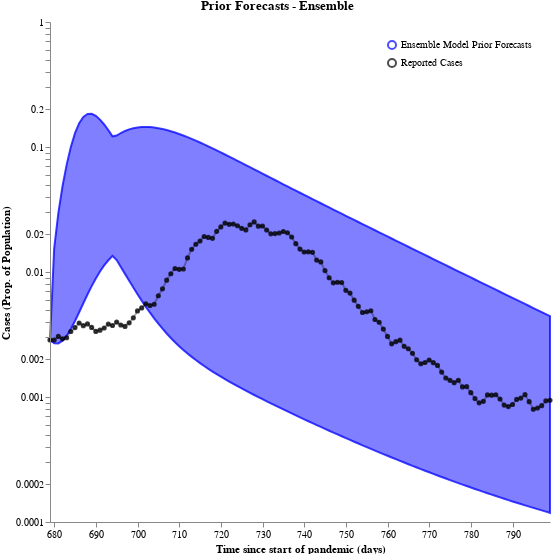

Notebook code for this chart:
### Code cell
# ensemble_prior_forecasts = sample(ensemble, all_timepoints, num_samples)

ensemble_prior_forecasts_df = convert_to_output_format(ensemble_prior_forecasts, all_timepoints, time_unit="days")
case_df = pd.DataFrame({"Reported Cases": plotting_cases, 
                        "timepoint_days": all_timepoints})

schema = plot_trajectories("Prior Forecasts - Ensemble", 
                           ensemble_prior_forecasts_df,
                            points=case_df,
                            keep=["Cases_sol"],
                            relabel={"Cases_sol": "Ensemble Model Prior Forecasts"},
                            colors={
                                "Ensemble Model Prior Forecasts": "blue",
                                "Reported Cases": "black",
                            })
plots.save_schema(schema, "_schema.json")
plots.ipy_display(schema)

### Figure 1 — Vega specification as saved in the notebook (floating-point values rounded to 4 significant figures)
{"$schema": "https://vega.github.io/schema/vega/v5.json", "axes": [{"name": "x_axis", "orient": "bottom", "scale": "xscale", "title": "Time since start of pandemic (days)", "zindex": 100}, {"name": "y_axis", "orient": "left", "scale": "yscale", "title": "Cases (Prop. of Population)", "zindex": 100}], "data": [{"name": "distributions", "values": [{"lower": 0.00286, "timepoint": 679, "trajectory": "Ensemble Model Prior Forecasts", "upper": 0.00286}, {"lower": 0.00269, "timepoint": 680, "trajectory": "Ensemble Model Prior Forecasts", "upper": 0.01547}, {"lower": 0.002684, "timepoint": 681, "trajectory": "Ensemble Model Prior Forecasts", "upper": 0.02964}, {"lower": 0.00282, "timepoint": 682, "trajectory": "Ensemble Model Prior Forecasts", "upper": 0.04849}, {"lower": 0.003092, "timepoint": 683, "trajectory": "Ensemble Model Prior Forecasts", "upper": 0.07228}, {"lower": 0.003503, "timepoint": 684, "trajectory": "Ensemble Model Prior Forecasts", "upper": 0.1}, {"lower": 0.004059, "timepoint": 685, "trajectory": "Ensemble Model Prior Forecasts", "upper": 0.129}, {"lower": 0.004766, "timepoint": 686, "trajectory": "Ensemble Model Prior Forecasts", "upper": 0.155}, {"lower": 0.005621, "timepoint": 687, "trajectory": "Ensemble Model Prior Forecasts", "upper": 0.1741}, {"lower": 0.006611, "timepoint": 688, "trajectory": "Ensemble Model Prior Forecasts", "upper": 0.1838}, {"lower": 0.007712, "timepoint": 689, "trajectory": "Ensemble Model Prior Forecasts", "upper": 0.1843}, {"lower": 0.008886, "timepoint": 690, "trajectory": "Ensemble Model Prior Forecasts", "upper": 0.1774}, {"lower": 0.01009, "timepoint": 691, "trajectory": "Ensemble Model Prior Forecasts", "upper": 0.1657}, {"lower": 0.01128, "timepoint": 692, "trajectory": "Ensemble Model Prior Forecasts", "upper": 0.1514}, {"lower": 0.01241, "timepoint": 693, "trajectory": "Ensemble Model Prior Forecasts", "upper": 0.1363}, {"lower": 0.01345, "timepoint": 694, "trajectory": "Ensemble Model Prior Forecasts", "upper": 0.1217}, {"lower": 0.01246, "timepoint": 695, "trajectory": "Ensemble Model Prior Forecasts", "upper": 0.1235}, {"lower": 0.01098, "timepoint": 696, "trajectory": "Ensemble Model Prior Forecasts", "upper": 0.1294}, {"lower": 0.009663, "timepoint": 697, "trajectory": "Ensemble Model Prior Forecasts", "upper": 0.1344}, {"lower": 0.008509, "timepoint": 698, "trajectory": "Ensemble Model Prior Forecasts", "upper": 0.1384}, {"lower": 0.007507, "timepoint": 699, "trajectory": "Ensemble Model Prior Forecasts", "upper": 0.1413}, {"lower": 0.006644, "timepoint": 700, "trajectory": "Ensemble Model Prior Forecasts", "upper": 0.1434}, {"lower": 0.005902, "timepoint": 701, "trajectory": "Ensemble Model Prior Forecasts", "upper": 0.1445}, {"lower": 0.005268, "timepoint": 702, "trajectory": "Ensemble Model Prior Forecasts", "upper": 0.1447}, {"lower": 0.004724, "timepoint": 703, "trajectory": "Ensemble Model Prior Forecasts", "upper": 0.1443}, {"lower": 0.00426, "timepoint": 704, "trajectory": "Ensemble Model Prior Forecasts", "upper": 0.1431}, {"lower": 0.003861, "timepoint": 705, "trajectory": "Ensemble Model Prior Forecasts", "upper": 0.1414}, {"lower": 0.003519, "timepoint": 706, "trajectory": "Ensemble Model Prior Forecasts", "upper": 0.1392}, {"lower": 0.003223, "timepoint": 707, "trajectory": "Ensemble Model Prior Forecasts", "upper": 0.1367}, {"lower": 0.002968, "timepoint": 708, "trajectory": "Ensemble Model Prior Forecasts", "upper": 0.1337}, {"lower": 0.002746, "timepoint": 709, "trajectory": "Ensemble Model Prior Forecasts", "upper": 0.1305}, {"lower": 0.002551, "timepoint": 710, "trajectory": "Ensemble Model Prior Forecasts", "upper": 0.1271}, {"lower": 0.00238, "timepoint": 711, "trajectory": "Ensemble Model Prior Forecasts", "upper": 0.1236}, {"lower": 0.00223, "timepoint": 712, "trajectory": "Ensemble Model Prior Forecasts", "upper": 0.1199}, {"lower": 0.002095, "timepoint": 713, "trajectory": "Ensemble Model Prior Forecasts", "upper": 0.1162}, {"lower": 0.001975, "timepoint": 714, "trajectory": "Ensemble Model Prior Forecasts", "upper": 0.1124}, {"lower": 0.001867, "timepoint": 715, "trajectory": "Ensemble Model Prior Forecasts", "upper": 0.1086}, {"lower": 0.001769, "timepoint": 716, "trajectory": "Ensemble Model Prior Forecasts", "upper": 0.1049}, {"lower": 0.00168, "timepoint": 717, "trajectory": "Ensemble Model Prior Forecasts", "upper": 0.1012}, {"lower": 0.001598, "timepoint": 718, "trajectory": "Ensemble Model Prior Forecasts", "upper": 0.09756}, {"lower": 0.001523, "timepoint": 719, "trajectory": "Ensemble Model Prior Forecasts", "upper": 0.09399}, {"lower": 0.001454, "timepoint": 720, "trajectory": "Ensemble Model Prior Forecasts", "upper": 0.09051}, {"lower": 0.001389, "timepoint": 721, "trajectory": "Ensemble Model Prior Forecasts", "upper": 0.08712}, {"lower": 0.001329, "timepoint": 722, "trajectory": "Ensemble Model Prior Forecasts", "upper": 0.08383}, {"lower": 0.001273, "timepoint": 723, "trajectory": "Ensemble Model Prior Forecasts", "upper": 0.08065}, {"lower": 0.00122, "timepoint": 724, "trajectory": "Ensemble Model Prior Forecasts", "upper": 0.07756}, {"lower": 0.001171, "timepoint": 725, "trajectory": "Ensemble Model Prior Forecasts", "upper": 0.07459}, {"lower": 0.001124, "timepoint": 726, "trajectory": "Ensemble Model Prior Forecasts", "upper": 0.07171}, {"lower": 0.00108, "timepoint": 727, "trajectory": "Ensemble Model Prior Forecasts", "upper": 0.06895}, {"lower": 0.001038, "timepoint": 728, "trajectory": "Ensemble Model Prior Forecasts", "upper": 0.06629}, {"lower": 0.0009977, "timepoint": 729, "trajectory": "Ensemble Model Prior Forecasts", "upper": 0.06372}, {"lower": 0.0009598, "timepoint": 730, "trajectory": "Ensemble Model Prior Forecasts", "upper": 0.06126}, {"lower": 0.0009237, "timepoint": 731, "trajectory": "Ensemble Model Prior Forecasts", "upper": 0.0589}, {"lower": 0.0008893, "timepoint": 732, "trajectory": "Ensemble Model Prior Forecasts", "upper": 0.05662}, {"lower": 0.0008564, "timepoint": 733, "trajectory": "Ensemble Model Prior Forecasts", "upper": 0.05444}, {"lower": 0.000825, "timepoint": 734, "trajectory": "Ensemble Model Prior Forecasts", "upper": 0.05234}, {"lower": 0.000795, "timepoint": 735, "trajectory": "Ensemble Model Prior Forecasts", "upper": 0.05033}, {"lower": 0.0007663, "timepoint": 736, "trajectory": "Ensemble Model Prior Forecasts", "upper": 0.0484}, {"lower": 0.0007388, "timepoint": 737, "trajectory": "Ensemble Model Prior Forecasts", "upper": 0.04654}, {"lower": 0.0007125, "timepoint": 738, "trajectory": "Ensemble Model Prior Forecasts", "upper": 0.04476}, {"lower": 0.0006873, "timepoint": 739, "trajectory": "Ensemble Model Prior Forecasts", "upper": 0.04305}, {"lower": 0.0006631, "timepoint": 740, "trajectory": "Ensemble Model Prior Forecasts", "upper": 0.04141}, {"lower": 0.00064, "timepoint": 741, "trajectory": "Ensemble Model Prior Forecasts", "upper": 0.03984}, {"lower": 0.0006177, "timepoint": 742, "trajectory": "Ensemble Model Prior Forecasts", "upper": 0.03832}, {"lower": 0.0005964, "timepoint": 743, "trajectory": "Ensemble Model Prior Forecasts", "upper": 0.03687}, {"lower": 0.0005759, "timepoint": 744, "trajectory": "Ensemble Model Prior Forecasts", "upper": 0.03547}, {"lower": 0.0005562, "timepoint": 745, "trajectory": "Ensemble Model Prior Forecasts", "upper": 0.03413}, {"lower": 0.0005373, "timepoint": 746, "trajectory": "Ensemble Model Prior Forecasts", "upper": 0.03284}, {"lower": 0.0005192, "timepoint": 747, "trajectory": "Ensemble Model Prior Forecasts", "upper": 0.03161}, {"lower": 0.0005018, "timepoint": 748, "trajectory": "Ensemble Model Prior Forecasts", "upper": 0.03042}, {"lower": 0.000485, "timepoint": 749, "trajectory": "Ensemble Model Prior Forecasts", "upper": 0.02927}, {"lower": 0.0004689, "timepoint": 750, "trajectory": "Ensemble Model Prior Forecasts", "upper": 0.02817}, {"lower": 0.0004535, "timepoint": 751, "trajectory": "Ensemble Model Prior Forecasts", "upper": 0.02711}, {"lower": 0.0004386, "timepoint": 752, "trajectory": "Ensemble Model Prior Forecasts", "upper": 0.0261}, {"lower": 0.0004243, "timepoint": 753, "trajectory": "Ensemble Model Prior Forecasts", "upper": 0.02512}, {"lower": 0.0004106, "timepoint": 754, "trajectory": "Ensemble Model Prior Forecasts", "upper": 0.02418}, {"lower": 0.0003974, "timepoint": 755, "trajectory": "Ensemble Model Prior Forecasts", "upper": 0.02328}, {"lower": 0.0003847, "timepoint": 756, "trajectory": "Ensemble Model Prior Forecasts", "upper": 0.02241}, {"lower": 0.0003725, "timepoint": 757, "trajectory": "Ensemble Model Prior Forecasts", "upper": 0.02157}, {"lower": 0.0003607, "timepoint": 758, "trajectory": "Ensemble Model Prior Forecasts", "upper": 0.02077}, {"lower": 0.0003494, "timepoint": 759, "trajectory": "Ensemble Model Prior Forecasts", "upper": 0.01999}, {"lower": 0.0003385, "timepoint": 760, "trajectory": "Ensemble Model Prior Forecasts", "upper": 0.01925}, {"lower": 0.0003281, "timepoint": 761, "trajectory": "Ensemble Model Prior Forecasts", "upper": 0.01853}, {"lower": 0.000318, "timepoint": 762, "trajectory": "Ensemble Model Prior Forecasts", "upper": 0.01784}, {"lower": 0.0003083, "timepoint": 763, "trajectory": "Ensemble Model Prior Forecasts", "upper": 0.01718}, {"lower": 0.000299, "timepoint": 764, "trajectory": "Ensemble Model Prior Forecasts", "upper": 0.01654}, {"lower": 0.00029, "timepoint": 765, "trajectory": "Ensemble Model Prior Forecasts", "upper": 0.01593}, {"lower": 0.0002813, "timepoint": 766, "trajectory": "Ensemble Model Prior Forecasts", "upper": 0.01534}, {"lower": 0.000273, "timepoint": 767, "trajectory": "Ensemble Model Prior Forecasts", "upper": 0.01477}, {"lower": 0.000265, "timepoint": 768, "trajectory": "Ensemble Model Prior Forecasts", "upper": 0.01422}, {"lower": 0.0002573, "timepoint": 769, "trajectory": "Ensemble Model Prior Forecasts", "upper": 0.01369}, {"lower": 0.0002498, "timepoint": 770, "trajectory": "Ensemble Model Prior Forecasts", "upper": 0.01319}, {"lower": 0.0002427, "timepoint": 771, "trajectory": "Ensemble Model Prior Forecasts", "upper": 0.0127}, {"lower": 0.0002357, "timepoint": 772, "trajectory": "Ensemble Model Prior Forecasts", "upper": 0.01223}, {"lower": 0.0002291, "timepoint": 773, "trajectory": "Ensemble Model Prior Forecasts", "upper": 0.01177}, {"lower": 0.0002227, "timepoint": 774, "trajectory": "Ensemble Model Prior Forecasts", "upper": 0.01134}, {"lower": 0.0002165, "timepoint": 775, "trajectory": "Ensemble Model Prior Forecasts", "upper": 0.01092}, {"lower": 0.0002105, "timepoint": 776, "trajectory": "Ensemble Model Prior Forecasts", "upper": 0.01052}, {"lower": 0.0002048, "timepoint": 777, "trajectory": "Ensemble Model Prior Forecasts", "upper": 0.01013}, {"lower": 0.0001992, "timepoint": 778, "trajectory": "Ensemble Model Prior Forecasts", "upper": 0.009752}, {"lower": 0.0001939, "timepoint": 779, "trajectory": "Ensemble Model Prior Forecasts", "upper": 0.009392}, {"lower": 0.0001887, "timepoint": 780, "trajectory": "Ensemble Model Prior Forecasts", "upper": 0.009045}, {"lower": 0.0001838, "timepoint": 781, "trajectory": "Ensemble Model Prior Forecasts", "upper": 0.008711}, {"lower": 0.000179, "timepoint": 782, "trajectory": "Ensemble Model Prior Forecasts", "upper": 0.008389}, {"lower": 0.0001743, "timepoint": 783, "trajectory": "Ensemble Model Prior Forecasts", "upper": 0.00808}, {"lower": 0.0001699, "timepoint": 784, "trajectory": "Ensemble Model Prior Forecasts", "upper": 0.007782}, {"lower": 0.0001655, "timepoint": 785, "trajectory": "Ensemble Model Prior Forecasts", "upper": 0.007495}, {"lower": 0.0001614, "timepoint": 786, "trajectory": "Ensemble Model Prior Forecasts", "upper": 0.007218}, {"lower": 0.0001573, "timepoint": 787, "trajectory": "Ensemble Model Prior Forecasts", "upper": 0.006952}, {"lower": 0.0001535, "timepoint": 788, "trajectory": "Ensemble Model Prior Forecasts", "upper": 0.006696}, {"lower": 0.0001497, "timepoint": 789, "trajectory": "Ensemble Model Prior Forecasts", "upper": 0.006449}, {"lower": 0.0001461, "timepoint": 790, "trajectory": "Ensemble Model Prior Forecasts", "upper": 0.006212}, {"lower": 0.0001426, "timepoint": 791, "trajectory": "Ensemble Model Prior Forecasts", "upper": 0.005983}, {"lower": 0.0001392, "timepoint": 792, "trajectory": "Ensemble Model Prior Forecasts", "upper": 0.005763}, {"lower": 0.0001359, "timepoint": 793, "trajectory": "Ensemble Model Prior Forecasts", "upper": 0.005551}, {"lower": 0.0001328, "timepoint": 794, "trajectory": "Ensemble Model Prior Forecasts", "upper": 0.005347}, {"lower": 0.0001297, "timepoint": 795, "trajectory": "Ensemble Model Prior Forecasts", "upper": 0.00515}, {"lower": 0.0001267, "timepoint": 796, "trajectory": "Ensemble Model Prior Forecasts", "upper": 0.004961}, {"lower": 0.0001239, "timepoint": 797, "trajectory": "Ensemble Model Prior Forecasts", "upper": 0.004778}, {"lower": 0.0001211, "timepoint": 798, "trajectory": "Ensemble Model Prior Forecasts", "upper": 0.004603}, {"lower": 0.0001184, "timepoint": 799, "trajectory": "Ensemble Model Prior Forecasts", "upper": 0.004434}]}, {"name": "traces", "transform": [{"expr": "isValid(datum.value)", "type": "filter"}], "values": []}, {"name": "points", "values": [{"sample_id": 0, "timepoint": 679, "trajectory": "Reported Cases", "value": 0.00286}, {"sample_id": 0, "timepoint": 680, "trajectory": "Reported Cases", "value": 0.002851}, {"sample_id": 0, "timepoint": 681, "trajectory": "Reported Cases", "value": 0.003051}, {"sample_id": 0, "timepoint": 682, "trajectory": "Reported Cases", "value": 0.002919}, {"sample_id": 0, "timepoint": 683, "trajectory": "Reported Cases", "value": 0.002978}, {"sample_id": 0, "timepoint": 684, "trajectory": "Reported Cases", "value": 0.00334}, {"sample_id": 0, "timepoint": 685, "trajectory": "Reported Cases", "value": 0.003593}, {"sample_id": 0, "timepoint": 686, "trajectory": "Reported Cases", "value": 0.003907}, {"sample_id": 0, "timepoint": 687, "trajectory": "Reported Cases", "value": 0.003723}, {"sample_id": 0, "timepoint": 688, "trajectory": "Reported Cases", "value": 0.003843}, {"sample_id": 0, "timepoint": 689, "trajectory": "Reported Cases", "value": 0.003604}, {"sample_id": 0, "timepoint": 690, "trajectory": "Reported Cases", "value": 0.003349}, {"sample_id": 0, "timepoint": 691, "trajectory": "Reported Cases", "value": 0.003425}, {"sample_id": 0, "timepoint": 692, "trajectory": "Reported Cases", "value": 0.003563}, {"sample_id": 0, "timepoint": 693, "trajectory": "Reported Cases", "value": 0.003831}, {"sample_id": 0, "timepoint": 694, "trajectory": "Reported Cases", "value": 0.003732}, {"sample_id": 0, "timepoint": 695, "trajectory": "Reported Cases", "value": 0.003974}, {"sample_id": 0, "timepoint": 696, "trajectory": "Reported Cases", "value": 0.00377}, {"sample_id": 0, "timepoint": 697, "trajectory": "Reported Cases", "value": 0.00367}, {"sample_id": 0, "timepoint": 698, "trajectory": "Reported Cases", "value": 0.003922}, {"sample_id": 0, "timepoint": 699, "trajectory": "Reported Cases", "value": 0.004298}, {"sample_id": 0, "timepoint": 700, "trajectory": "Reported Cases", "value": 0.004884}, {"sample_id": 0, "timepoint": 701, "trajectory": "Reported Cases", "value": 0.005158}, {"sample_id": 0, "timepoint": 702, "trajectory": "Reported Cases", "value": 0.005565}, {"sample_id": 0, "timepoint": 703, "trajectory": "Reported Cases", "value": 0.005392}, {"sample_id": 0, "timepoint": 704, "trajectory": "Reported Cases", "value": 0.005517}, {"sample_id": 0, "timepoint": 705, "trajectory": "Reported Cases", "value": 0.006461}, {"sample_id": 0, "timepoint": 706, "trajectory": "Reported Cases", "value": 0.007337}, {"sample_id": 0, "timepoint": 707, "trajectory": "Reported Cases", "value": 0.008603}, {"sample_id": 0, "timepoint": 708, "trajectory": "Reported Cases", "value": 0.009678}, {"sample_id": 0, "timepoint": 709, "trajectory": "Reported Cases", "value": 0.01067}, {"sample_id": 0, "timepoint": 710, "trajectory": "Reported Cases", "value": 0.0105}, {"sample_id": 0, "timepoint": 711, "trajectory": "Reported Cases", "value": 0.01057}, {"sample_id": 0, "timepoint": 712, "trajectory": "Reported Cases", "value": 0.01296}, {"sample_id": 0, "timepoint": 713, "trajectory": "Reported Cases", "value": 0.0152}, {"sample_id": 0, "timepoint": 714, "trajectory": "Reported Cases", "value": 0.01668}, {"sample_id": 0, "timepoint": 715, "trajectory": "Reported Cases", "value": 0.0177}, {"sample_id": 0, "timepoint": 716, "trajectory": "Reported Cases", "value": 0.01922}, {"sample_id": 0, "timepoint": 717, "trajectory": "Reported Cases", "value": 0.01892}, {"sample_id": 0, "timepoint": 718, "trajectory": "Reported Cases", "value": 0.0186}, {"sample_id": 0, "timepoint": 719, "trajectory": "Reported Cases", "value": 0.02114}, {"sample_id": 0, "timepoint": 720, "trajectory": "Reported Cases", "value": 0.02293}, {"sample_id": 0, "timepoint": 721, "trajectory": "Reported Cases", "value": 0.02461}, {"sample_id": 0, "timepoint": 722, "trajectory": "Reported Cases", "value": 0.02407}, {"sample_id": 0, "timepoint": 723, "trajectory": "Reported Cases", "value": 0.02423}, {"sample_id": 0, "timepoint": 724, "trajectory": "Reported Cases", "value": 0.02344}, {"sample_id": 0, "timepoint": 725, "trajectory": "Reported Cases", "value": 0.02236}, {"sample_id": 0, "timepoint": 726, "trajectory": "Reported Cases", "value": 0.02171}, {"sample_id": 0, "timepoint": 727, "trajectory": "Reported Cases", "value": 0.02389}, {"sample_id": 0, "timepoint": 728, "trajectory": "Reported Cases", "value": 0.02514}, {"sample_id": 0, "timepoint": 729, "trajectory": "Reported Cases", "value": 0.02326}, {"sample_id": 0, "timepoint": 730, "trajectory": "Reported Cases", "value": 0.02332}, {"sample_id": 0, "timepoint": 731, "trajectory": "Reported Cases", "value": 0.02168}, {"sample_id": 0, "timepoint": 732, "trajectory": "Reported Cases", "value": 0.02019}, {"sample_id": 0, "timepoint": 733, "trajectory": "Reported Cases", "value": 0.02028}, {"sample_id": 0, "timepoint": 734, "trajectory": "Reported Cases", "value": 0.02051}, {"sample_id": 0, "timepoint": 735, "trajectory": "Reported Cases", "value": 0.02109}, {"sample_id": 0, "timepoint": 736, "trajectory": "Reported Cases", "value": 0.02061}, {"sample_id": 0, "timepoint": 737, "trajectory": "Reported Cases", "value": 0.01905}, {"sample_id": 0, "timepoint": 738, "trajectory": "Reported Cases", "value": 0.01686}, {"sample_id": 0, "timepoint": 739, "trajectory": "Reported Cases", "value": 0.01526}, {"sample_id": 0, "timepoint": 740, "trajectory": "Reported Cases", "value": 0.01444}, {"sample_id": 0, "timepoint": 741, "trajectory": "Reported Cases", "value": 0.01449}, {"sample_id": 0, "timepoint": 742, "trajectory": "Reported Cases", "value": 0.01436}, {"sample_id": 0, "timepoint": 743, "trajectory": "Reported Cases", "value": 0.01245}, {"sample_id": 0, "timepoint": 744, "trajectory": "Reported Cases", "value": 0.01203}, {"sample_id": 0, "timepoint": 745, "trajectory": "Reported Cases", "value": 0.01026}, {"sample_id": 0, "timepoint": 746, "trajectory": "Reported Cases", "value": 0.009}, {"sample_id": 0, "timepoint": 747, "trajectory": "Reported Cases", "value": 0.008186}, {"sample_id": 0, "timepoint": 748, "trajectory": "Reported Cases", "value": 0.00828}, {"sample_id": 0, "timepoint": 749, "trajectory": "Reported Cases", "value": 0.008238}, {"sample_id": 0, "timepoint": 750, "trajectory": "Reported Cases", "value": 0.007139}, {"sample_id": 0, "timepoint": 751, "trajectory": "Reported Cases", "value": 0.006782}, {"sample_id": 0, "timepoint": 752, "trajectory": "Reported Cases", "value": 0.005956}, {"sample_id": 0, "timepoint": 753, "trajectory": "Reported Cases", "value": 0.00531}, {"sample_id": 0, "timepoint": 754, "trajectory": "Reported Cases", "value": 0.004745}, {"sample_id": 0, "timepoint": 755, "trajectory": "Reported Cases", "value": 0.004811}, {"sample_id": 0, "timepoint": 756, "trajectory": "Reported Cases", "value": 0.004898}, {"sample_id": 0, "timepoint": 757, "trajectory": "Reported Cases", "value": 0.00417}, {"sample_id": 0, "timepoint": 758, "trajectory": "Reported Cases", "value": 0.00396}, {"sample_id": 0, "timepoint": 759, "trajectory": "Reported Cases", "value": 0.003493}, {"sample_id": 0, "timepoint": 760, "trajectory": "Reported Cases", "value": 0.00305}, {"sample_id": 0, "timepoint": 761, "trajectory": "Reported Cases", "value": 0.002663}, {"sample_id": 0, "timepoint": 762, "trajectory": "Reported Cases", "value": 0.002773}, {"sample_id": 0, "timepoint": 763, "trajectory": "Reported Cases", "value": 0.002848}, {"sample_id": 0, "timepoint": 764, "trajectory": "Reported Cases", "value": 0.002544}, {"sample_id": 0, "timepoint": 765, "trajectory": "Reported Cases", "value": 0.002434}, {"sample_id": 0, "timepoint": 766, "trajectory": "Reported Cases", "value": 0.002235}, {"sample_id": 0, "timepoint": 767, "trajectory": "Reported Cases", "value": 0.001986}, {"sample_id": 0, "timepoint": 768, "trajectory": "Reported Cases", "value": 0.001844}, {"sample_id": 0, "timepoint": 769, "trajectory": "Reported Cases", "value": 0.001887}, {"sample_id": 0, "timepoint": 770, "trajectory": "Reported Cases", "value": 0.001976}, {"sample_id": 0, "timepoint": 771, "trajectory": "Reported Cases", "value": 0.001882}, {"sample_id": 0, "timepoint": 772, "trajectory": "Reported Cases", "value": 0.001789}, {"sample_id": 0, "timepoint": 773, "trajectory": "Reported Cases", "value": 0.001582}, {"sample_id": 0, "timepoint": 774, "trajectory": "Reported Cases", "value": 0.00142}, {"sample_id": 0, "timepoint": 775, "trajectory": "Reported Cases", "value": 0.001359}, {"sample_id": 0, "timepoint": 776, "trajectory": "Reported Cases", "value": 0.001303}, {"sample_id": 0, "timepoint": 777, "trajectory": "Reported Cases", "value": 0.001358}, {"sample_id": 0, "timepoint": 778, "trajectory": "Reported Cases", "value": 0.001204}, {"sample_id": 0, "timepoint": 779, "trajectory": "Reported Cases", "value": 0.001211}, {"sample_id": 0, "timepoint": 780, "trajectory": "Reported Cases", "value": 0.001083}, {"sample_id": 0, "timepoint": 781, "trajectory": "Reported Cases", "value": 0.0009712}, {"sample_id": 0, "timepoint": 782, "trajectory": "Reported Cases", "value": 0.0008982}, {"sample_id": 0, "timepoint": 783, "trajectory": "Reported Cases", "value": 0.0009231}, {"sample_id": 0, "timepoint": 784, "trajectory": "Reported Cases", "value": 0.001039}, {"sample_id": 0, "timepoint": 785, "trajectory": "Reported Cases", "value": 0.001035}, {"sample_id": 0, "timepoint": 786, "trajectory": "Reported Cases", "value": 0.001042}, {"sample_id": 0, "timepoint": 787, "trajectory": "Reported Cases", "value": 0.0009643}, {"sample_id": 0, "timepoint": 788, "trajectory": "Reported Cases", "value": 0.0008619}, {"sample_id": 0, "timepoint": 789, "trajectory": "Reported Cases", "value": 0.0008386}, {"sample_id": 0, "timepoint": 790, "trajectory": "Reported Cases", "value": 0.0008709}, {"sample_id": 0, "timepoint": 791, "trajectory": "Reported Cases", "value": 0.000957}, {"sample_id": 0, "timepoint": 792, "trajectory": "Reported Cases", "value": 0.0009805}, {"sample_id": 0, "timepoint": 793, "trajectory": "Reported Cases", "value": 0.001043}, {"sample_id": 0, "timepoint": 794, "trajectory": "Reported Cases", "value": 0.0009183}, {"sample_id": 0, "timepoint": 795, "trajectory": "Reported Cases", "value": 0.0007978}, {"sample_id": 0, "timepoint": 796, "trajectory": "Reported Cases", "value": 0.0008161}, {"sample_id": 0, "timepoint": 797, "trajectory": "Reported Cases", "value": 0.0008521}, {"sample_id": 0, "timepoint": 798, "trajectory": "Reported Cases", "value": 0.0009318}, {"sample_id": 0, "timepoint": 799, "trajectory": "Reported Cases", "value": 0.0009424}]}, {"name": "markers", "values": []}, {"name": "selected", "on": [{"remove": true, "trigger": "clear"}, {"remove": true, "trigger": "!shift"}, {"insert": "clicked", "trigger": "!shift && clicked"}, {"toggle": "clicked", "trigger": "shift && clicked"}]}], "height": 500, "legends": [{"encode": {"labels": {"interactive": true, "name": "legendLabel", "update": {"opacity": [{"test": "!length(data('selected')) || indata('selected', 'value', datum.value)", "value": 1}, {"value": 0.25}]}}, "symbols": {"interactive": true, "name": "legendSymbol", "update": {"fill": {"value": "transparent"}, "opacity": [{"test": "!length(data('selected')) || indata('selected', 'value', datum.value)", "value": 0.7}, {"value": 0.15}], "size": {"value": 64}, "strokeWidth": {"value": 2}}}}, "name": "color_legend", "orient": "top-right", "stroke": "color"}], "marks": [{"from": {"facet": {"data": "points", "groupby": "trajectory", "name": "points_split"}}, "marks": [{"encode": {"hover": {"fillOpacity": {"value": 0.9}}, "update": {"fill": {"field": "trajectory", "scale": "color"}, "fillOpacity": [{"test": "!length(data('selected')) || indata('selected', 'value', datum.trajectory)", "value": 0.5}, {"value": 0.15}], "size": {"value": 10}, "stroke": {"field": "trajectory", "scale": "color"}, "strokeOpacity": [{"test": "!length(data('selected')) || indata('selected', 'value', datum.trajectory)", "value": 0.75}, {"value": 0.15}], "strokeWidth": {"value": 2}, "tooltip": {"field": "value"}, "x": {"field": "timepoint", "scale": "xscale"}, "y": {"field": "value", "scale": "yscale"}}}, "from": {"data": "points_split"}, "name": "_points_symbol", "type": "symbol", "zindex": 3}, {"encode": {"hover": {"fillOpacity": {"value": 0.9}}, "update": {"interpolate": {"value": "linear"}, "stroke": {"field": "trajectory", "scale": "color"}, "strokeOpacity": [{"test": "!length(data('selected')) || indata('selected', 'value', datum.trajectory)", "value": 0.3}, {"value": 0.1}], "strokeWidth": {"value": 2}, "x": {"field": "timepoint", "scale": "xscale"}, "y": {"field": "value", "scale": "yscale"}}}, "from": {"data": "points_split"}, "name": "_points_line", "type": "line", "zindex": 3}], "name": "_points", "type": "group", "zindex": 3}, {"from": {"facet": {"data": "traces", "groupby": "trajectory", "name": "traces_split"}}, "marks": [{"encode": {"hover": {"fillOpacity": {"value": 0.9}}, "update": {"interpolate": {"value": "linear"}, "stroke": {"field": "trajectory", "scale": "color"}, "strokeOpacity": [{"test": "!length(data('selected')) || indata('selected', 'value', datum.trajectory)", "value": 0.75}, {"value": 0.15}], "strokeWidth": {"value": 2}, "x": {"field": "timepoint", "scale": "xscale"}, "y": {"field": "value", "scale": "yscale"}}}, "from": {"data": "traces_split"}, "name": "_traces_lines", "type": "line"}], "name": "_traces", "type": "group", "zindex": 2}, {"from": {"facet": {"data": "distributions", "groupby": "trajectory", "name": "trajectory_split"}}, "marks": [{"encode": {"hover": {"fillOpacity": {"value": 0.9}}, "update": {"fill": {"field": "trajectory", "scale": "color"}, "fillOpacity": [{"test": "!length(data('selected')) || indata('selected', 'value', datum.trajectory)", "value": 0.5}, {"value": 0.15}], "interpolate": {"value": "linear"}, "stroke": {"field": "trajectory", "scale": "color"}, "strokeOpacity": [{"test": "!length(data('selected')) || indata('selected', 'value', datum.trajectory)", "value": 0.75}, {"value": 0.15}], "strokeWidth": {"value": 2}, "x": {"field": "timepoint", "scale": "xscale"}, "y": {"field": "upper", "scale": "yscale"}, "y2": {"field": "lower", "scale": "yscale"}}}, "from": {"data": "trajectory_split"}, "type": "area"}], "name": "_distributions", "type": "group", "zindex": 1}, {"marks": [{"encode": {"enter": {"stroke": {"value": "lightgray"}}, "update": {"opacity": {"value": 1}, "x": {"field": "timepoint", "scale": "xscale"}, "y": {"signal": "height"}, "y2": {"value": 0}}}, "from": {"data": "markers"}, "name": "_marker text", "type": "rule"}, {"encode": {"enter": {"fontSize": {"value": 8}, "text": {"field": "datum.label"}, "y": {"value": 0}}}, "from": {"data": "_marker text"}, "name": "_marker flags", "transform": [{"as": ["x", "_y", "opacity", "align", "baseline"], "lineAnchor": "start", "offset": [1], "size": {"signal": "[width, height]"}, "type": "label"}], "type": "text"}], "name": "_markers", "type": "group"}], "scales": [{"domain": {"fields": [{"data": "distributions", "field": "timepoint"}, {"data": "traces", "field": "timepoint"}, {"data": "points", "field": "timepoint"}, {"data": "markers", "field": "timepoint"}]}, "name": "xscale", "range": "width", "type": "linear", "zero": false}, {"domain": {"fields": [{"data": "distributions", "field": "lower"}, {"data": "distributions", "field": "upper"}, {"data": "traces", "field": "value"}, {"data": "points", "field": "value"}]}, "name": "yscale", "nice": true, "range": "height", "type": "log", "zero": false}, {"domain": ["Ensemble Model Prior Forecasts", "Reported Cases"], "name": "color", "range": ["blue", "black"], "type": "ordinal"}], "signals": [{"name": "clear", "on": [{"events": "mouseup[!event.item]", "force": true, "update": "true"}], "value": true}, {"name": "shift", "on": [{"events": "@legendSymbol:click, @legendLabel:click", "force": true, "update": "event.shiftKey"}], "value": false}, {"name": "clicked", "on": [{"events": "@legendSymbol:click, @legendLabel:click", "force": true, "update": "{value: datum.value}"}], "value": null}], "title": "Prior Forecasts - Ensemble", "width": 500}
